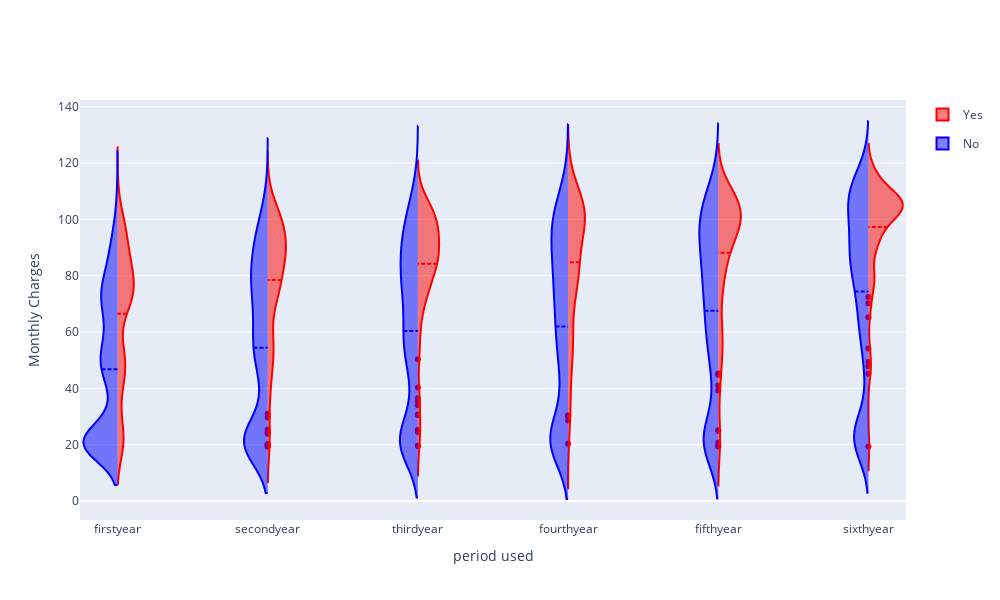

Notebook code cell kept with this figure:
### Code cell
# Split Violin Plot
import plotly.graph_objects as go
fig = go.Figure()

fig.add_trace(go.Violin(x=df_y['tenure_year'][ df_y['Churn Label'] == 'Yes' ],
                        y=df_y['Monthly Charges'][ df_y['Churn Label'] == 'Yes' ],
                        legendgroup='Yes', scalegroup='Yes', name='Yes',
                        side='positive',
                        line_color='red')
             )
fig.add_trace(go.Violin(x=df_y['tenure_year'][ df_y['Churn Label'] == 'No' ],
                        y=df_y['Monthly Charges'][ df_y['Churn Label'] == 'No' ],
                        legendgroup='No', scalegroup='No', name='No',
                        side='negative',
                        line_color='blue')
             )
fig.update_xaxes(categoryorder='array', categoryarray= ['firstyear', 
                                                        'secondyear', 
                                                        'thirdyear', 
                                                        'fourthyear', 
                                                        'fifthyear',
                                                       'sixthyear'])
fig.update_traces(meanline_visible=True)
fig.update_layout(violingap=0.35, violinmode='overlay')
fig.update_layout(autosize=False,width=1000,height=600,)
fig.update_layout(xaxis_title="period used", yaxis_title="Monthly Charges", width=1000)
fig.show()

### Figure 1 — Plotly figure (JSON) as saved in the notebook; plotly's stock layout.template omitted (floating-point values rounded to 4 significant figures; data arrays with more than 128 entries replaced by an {"elided": "..."} marker saying what was removed)
{"data": [{"legendgroup": "Yes", "line": {"color": "red"}, "meanline": {"visible": true}, "name": "Yes", "scalegroup": "Yes", "side": "positive", "type": "violin", "x": {"elided": "1869 str values"}, "y": {"elided": "1869 float values"}}, {"legendgroup": "No", "line": {"color": "blue"}, "meanline": {"visible": true}, "name": "No", "scalegroup": "No", "side": "negative", "type": "violin", "x": {"elided": "5163 str values"}, "y": {"elided": "5163 float values"}}], "layout": {"autosize": false, "height": 600, "violingap": 0.35, "violinmode": "overlay", "width": 1000, "xaxis": {"categoryarray": ["firstyear", "secondyear", "thirdyear", "fourthyear", "fifthyear", "sixthyear"], "categoryorder": "array", "title": {"text": "period used"}}, "yaxis": {"title": {"text": "Monthly Charges"}}}}
